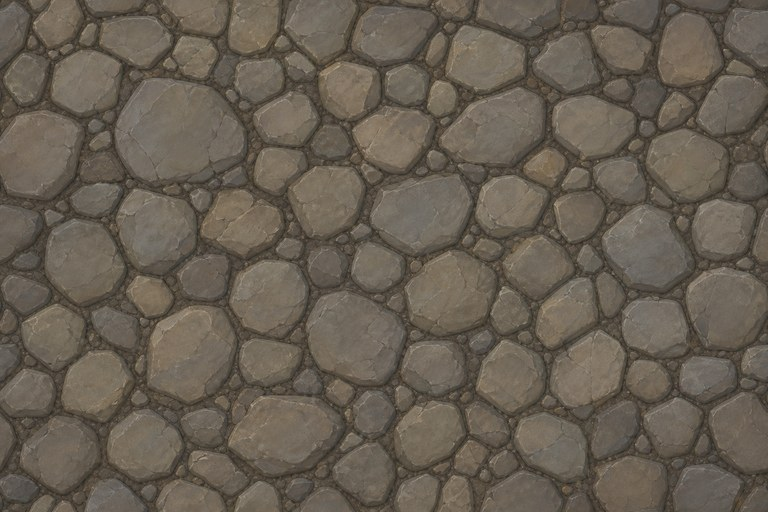
#> input picture images/emberfall/tex/cobblestone.jpg, 768 x 512 px
$ python ef_seamless.py ../images/emberfall/tex/cobblestone.jpg ../images/emberfall/tex/grass-dirt.jpg 1.0
#> lines starting #> are read from the running program, lines starting #| are printed output that depends on the picture; after the words box and inside, x2 and y2 are one past the last pixel; in counts of white or black regions, pixels touching at a corner belong together
"""Make the painted backdrop bands tile seamlessly.

Each band is tiled edge to edge by blitStrip. The last `k` columns and the first `k` columns are overlapped,
a minimum-error vertical seam is found through the overlap (image quilting), and the two are feathered across it.
The result is k pixels narrower and wraps with no visible cut. Usage: python3 ef_seamless.py src.png out.png [frac]
"""
import sys
import numpy as np
from PIL import Image


def seamless(a, frac=0.3, feather=10):
#> called with frac = 1, feather = 10
    h, w, _ = a.shape
#> h = 512; w = 768
    k = int(w * frac)
#> k = 768
    A = a[:, w - k:]  # end of the strip (left side of the overlap)
    B = a[:, :k]      # start of the strip (right side of the overlap)
    al = (A[..., 3:] + B[..., 3:]) / 510.0
#> al: shape (512, 768, 1) float64; every value is 1
    cost = (np.abs(A[..., :3] - B[..., :3]) * al).sum(2) + np.abs(A[..., 3] - B[..., 3]) * 3.0
#> cost: shape (512, 768) float64; every value is 0
    # keep the seam away from the overlap's ends so the feather has room
    cost[:, :feather * 2] += 1e6
    cost[:, -feather * 2:] += 1e6
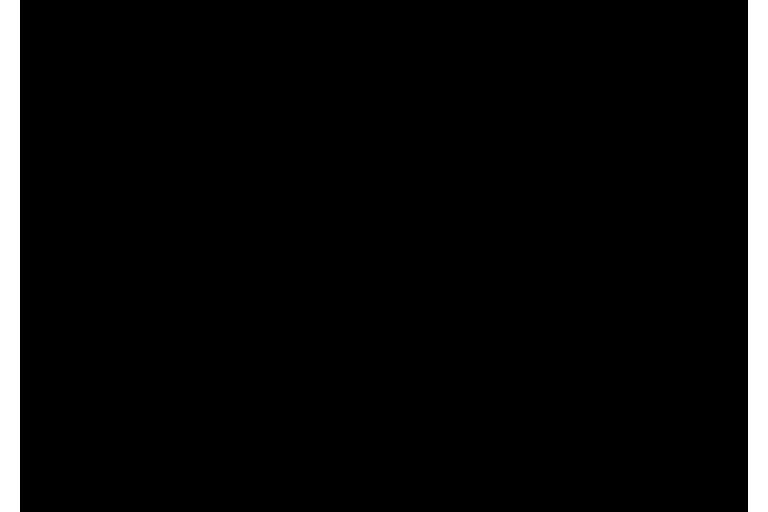
#> cost: shape (512, 768) float64; values 0 (black) and 1000000 (white), 5.2% white; 2 white regions, box (x1, y1, x2, y2) and area: (0, 0, 20, 512) 10240, (748, 0, 768, 512) 10240
    acc = cost.copy()
    back = np.zeros((h, k), dtype=np.int64)
    for y in range(1, h):
        prev = acc[y - 1]
        l = np.r_[np.inf, prev[:-1]]
        r = np.r_[prev[1:], np.inf]
        st = np.stack([l, prev, r])
        idx = st.argmin(0)
        acc[y] += st[idx, np.arange(k)]
        back[y] = np.arange(k) + idx - 1
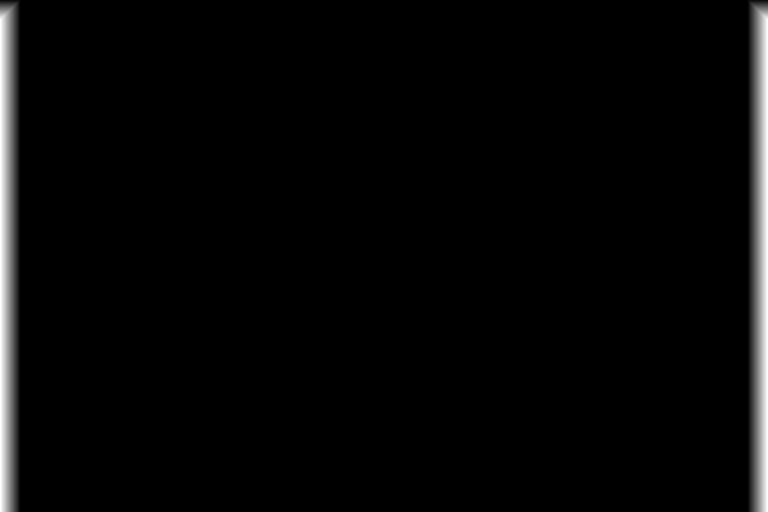
#> acc: shape (512, 768) float64; 4.94% of pixels changed, all inside (x1, y1, x2, y2) = (0, 1, 768, 512); drawn with min black and max white
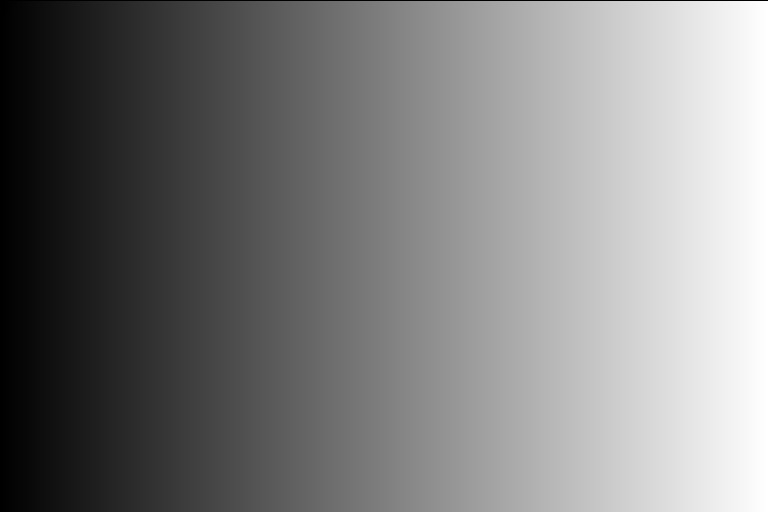
#> back: shape (512, 768) int64; min 0, max 766, mean 381.8; drawn with min black and max white
    path = np.zeros(h, dtype=np.int64)
#> path = 512 values from 0 to 0
    path[-1] = int(acc[-1].argmin())
    for y in range(h - 1, 0, -1):
        path[y - 1] = back[y, path[y]]
#> after the loop, path = 512 values from 20 to 20
    xs = np.arange(k)[None, :]
    m = np.clip((xs - path[:, None]) / feather + 0.5, 0, 1)  # 0 = take A, 1 = take B
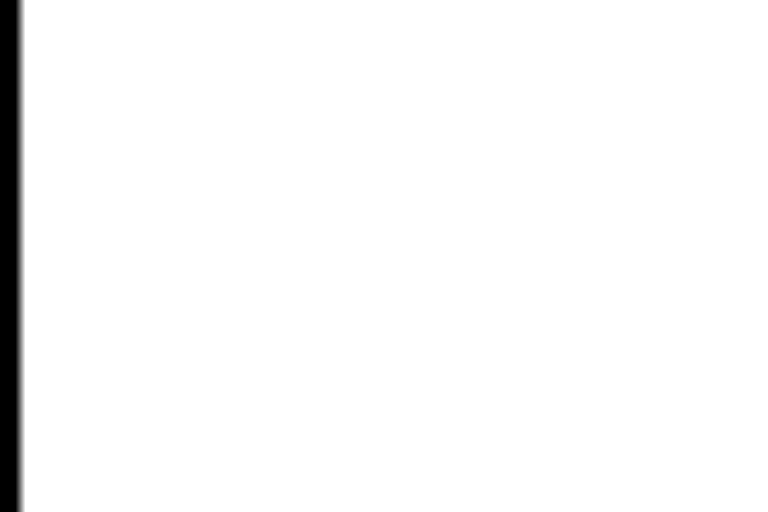
#> m: shape (512, 768) float64; min 0, max 1, mean 0.973
    m = (m * m * (3 - 2 * m))[..., None]
#> m: shape (512, 768, 1) float64
    # blend premultiplied so a ridge fading out never leaves a dark halo
    pa = np.concatenate([A[..., :3] * A[..., 3:] / 255, A[..., 3:]], 2)
    pb = np.concatenate([B[..., :3] * B[..., 3:] / 255, B[..., 3:]], 2)
    pm = pa * (1 - m) + pb * m
    al = pm[..., 3:]
    rgb = np.where(al > 0, pm[..., :3] * 255 / np.maximum(al, 1e-6), 0)
    blend = np.concatenate([rgb, al], 2)
    return np.concatenate([blend, a[:, k:w - k]], 1)


if __name__ == '__main__':
    src, out = sys.argv[1], sys.argv[2]
    frac = float(sys.argv[3]) if len(sys.argv) > 3 else 0.3
    a = np.asarray(Image.open(src).convert('RGBA')).astype(float)
    r = seamless(a, frac)
    Image.fromarray(np.clip(r + 0.5, 0, 255).astype(np.uint8), 'RGBA').save(out, optimize=True)
    d = np.abs(r[:, 0] - r[:, -1]).mean(0)
#> d = [11.67, 10.77, 10.39, 0]
    print(out, r.shape, 'edge diff', d.round(1))
#| ../images/emberfall/tex/grass-dirt.jpg (512, 768, 4) edge diff [11.7 10.8 10.4  0. ]
